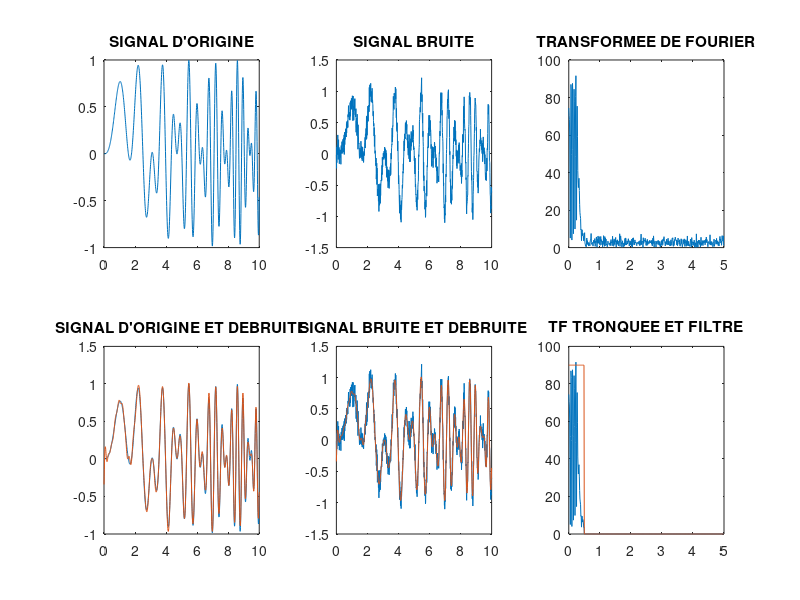
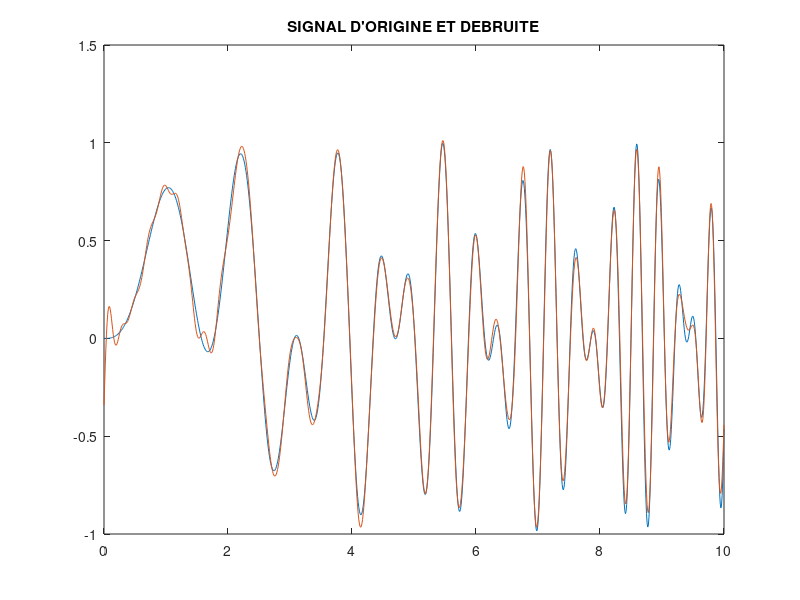
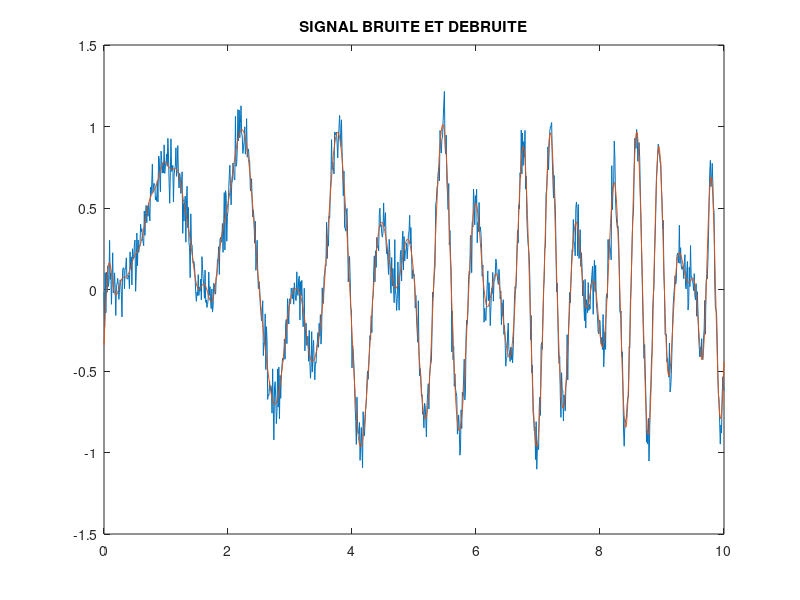

Write MATLAB code to recreate these figures, in order.

clear all ; close all ; 

% LE SIGNAL

L = 10 ; % longueur du signal
h = 1/100 ; % pas d'echantillonage 
x = (0:h:L); % subdivision de [0,L]
f0 = sin(2*x).*sin(1.0*x.^2) ;


% AJOUT DE BRUIT 

sigma = 0.10 ; 
f = f0 + sigma*randn(1,L/h+1) ; % bruit gaussien d'ecart-type sigma
figure(1); 
pause; subplot(2,3,1); plot(x,f0); title('SIGNAL D''ORIGINE') ;
RBSf = norm(f-f0)/norm(f0)*100 ;
fprintf('\n');
fprintf('Rapport bruit / signal = %2.1f %%\n',RBSf);
fprintf('\n');
pause; subplot(2,3,2); plot(x,f); title('SIGNAL BRUITE') ;


% TF de f 

F = fft(f);
pause; subplot(2,3,3); plot(x(1:500),abs(F(1:500))); title('TRANSFORMEE DE FOURIER') ;


% FILTRAGE DES HAUTES FREQUENCES (BRUIT...)

H = rectpuls(x)+rectpuls((L-x));
Fc = F.*H; 
pause; subplot(2,3,6); plot(x(1:500),abs(Fc(1:500)),x(1:500),90*H(1:500)); title('TF TRONQUEE ET FILTRE') ;


% TF INVERSE 

fd = ifft(Fc);


% ECRITURE DES RESULTATS

pause; subplot(2,3,5); plot(x,f,x,real(fd)); title('SIGNAL BRUITE ET DEBRUITE') ;
pause; subplot(2,3,4); plot(x,f0,x,real(fd)); title('SIGNAL D''ORIGINE ET DEBRUITE') ;
RBSfd = norm(fd-f)/norm(f)*100 ;
RBSfd0 = (1-norm(fd-f0)/norm(f0))*100 ;
fprintf('Taux de debruitage = %2.1f %%\n',RBSfd);
fprintf('\n');
fprintf('Fiabilite de la reconstruction = %2.1f %%\n',RBSfd0);
fprintf('\n');
pause ;
figure(2); 
pause; plot(x,f0,x,real(fd)); title('SIGNAL D''ORIGINE ET DEBRUITE') ;
pause ;
figure(3); 
pause; plot(x,f,x,real(fd)); title('SIGNAL BRUITE ET DEBRUITE') ;
